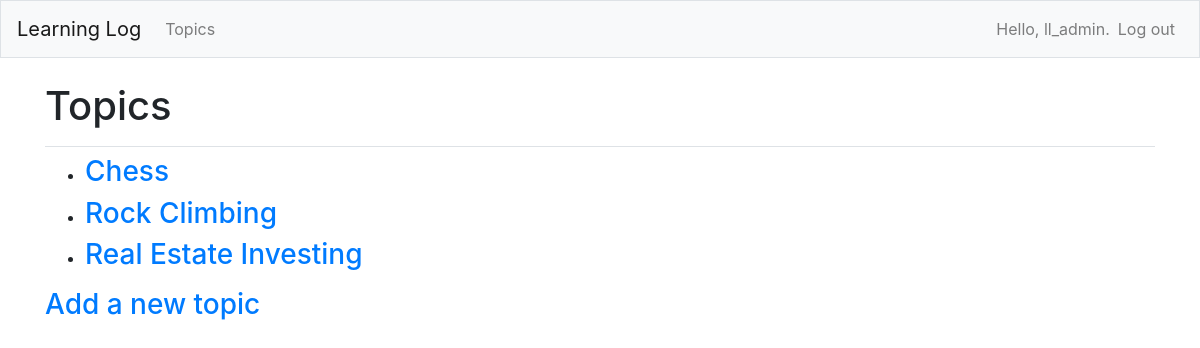
The app's page /topics/ (signed in) with its own data.
### learning_logs/models.py (models this page shows)
class Topic(models.Model):
	text = models.CharField(max_length=200)
	date_added = models.DateTimeField(auto_now_add=True)
	owner = models.ForeignKey(User, on_delete=models.CASCADE)
	def __str__(self):
		return self.text

### learning_logs/views.py (the view)
# urls.py: path('topics/', views.topics, name='topics'),
@login_required
def topics(request):
	topics = Topic.objects.filter(owner=request.user).order_by('date_added')
	context = {'topics' : topics}
	return render(request, 'learning_logs/topics.html', context)

### learning_logs/templates/learning_logs/topics.html
{% extends "learning_logs/base.html" %}
{% block page_header %}
  <h1>Topics</h1>
{% endblock page_header %}
{% block content %}
  <ul>
  	{% for topic in topics %}
  	  <li><h3>
        <a href="{% url 'learning_logs:topic' topic.id %}">{{ topic }}</a>
      </h3></li>
  	{% empty %}
  	  <li><h3>No topics have been added yet.</h3></li>
  	{% endfor %}
  </ul>
  <h3><a href="{% url 'learning_logs:new_topic' %}">Add a new topic</a></h3>
{% endblock content %}

### learning_logs/templates/learning_logs/base.html (shortened to what this page needs)
{% load bootstrap4 %}
<!doctype html>
<html lang="en">
<head>
	{% bootstrap_css %}
</head>
<body>
	<nav class="navbar navbar-expand-md navbar-light bg-light mb-4 border">
		<a class="navbar-brand" href="{% url 'learning_logs:index'%}">Learning Log</a>
		<div class="collapse navbar-collapse" id="navbarCollapse">
			<ul class="navbar-nav mr-auto">
				<li class="nav-item">
					<a class="nav-link" href="{% url 'learning_logs:topics'%}">
					Topics</a></li>
			</ul>
			<ul class="navbar-nav ml-auto">
			  {% if user.is_authenticated %}
				<li class="nav-item">
					<span class="navbar-text">Hello, {{user.username}}.</span>
				</li>
				<li class="nav-item">
					<a class="nav-link" href="{% url 'users:logout' %}">Log out</a>
				</li>
			  {% else %}
				<li class="nav-item">
					<a class="nav-link" href="{% url 'users:register' %}">Register</a>
				</li>
				<li class="nav-item">
					<a class="nav-link" href="{% url 'users:login' %}">Log in</a></li>
			  {% endif %}
			</ul>
		</div>
	</nav>
	<main role="main" class="container">
		<div class="pb-2 mb-2 border-bottom">
		  {% block page_header %}{% endblock page_header %}
		</div>
		<div>
		  {% block content %}{% endblock content %}
		</div>
	</main>
</body>
</html>

### records on screen
Topic: text "Chess"
Topic: text "Rock Climbing"
Topic: text "Real Estate Investing"

### other values on screen
{{ user.username }} "ll_admin"
